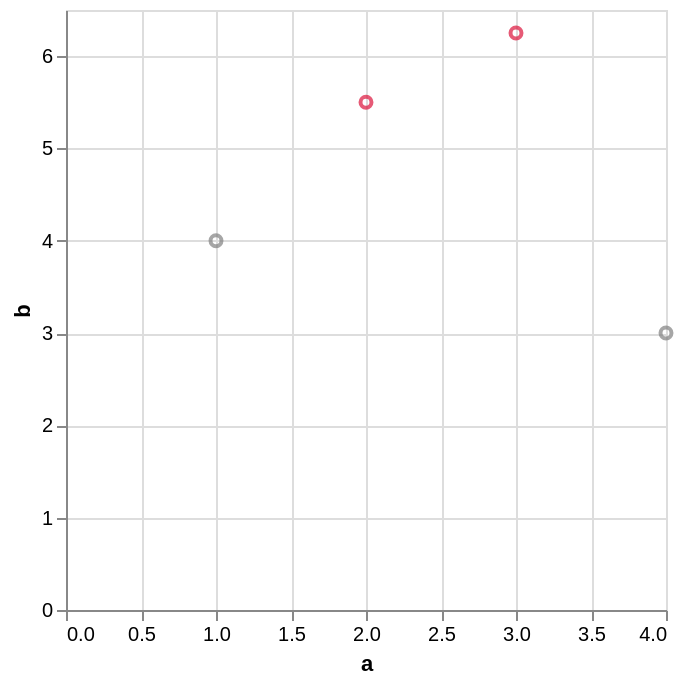

Write the Vega-Lite specification saved for this chart.
### Vega-Lite specification from a JSON file in a GitHub repository (floating-point values rounded to 4 significant figures)
{"$schema": "https://vega.github.io/schema/vega-lite/v6.4.1.json", "config": {"view": {"continuousHeight": 300, "continuousWidth": 300}}, "data": {"name": "data-aec22b5641fce54c6a1b0f41e0a05405"}, "datasets": {"data-aec22b5641fce54c6a1b0f41e0a05405": [{"a": 1, "b": 4.0, "c": "x", "t": "2026-01-01T00:00:00"}, {"a": 2, "b": 5.5, "c": "y", "t": "2026-01-02T00:00:00"}, {"a": 3, "b": 6.25, "c": "x", "t": "2026-01-03T00:00:00"}, {"a": 4, "b": 3.0, "c": "y", "t": "2026-01-04T00:00:00"}]}, "encoding": {"color": {"condition": {"test": "(datum.b > 5)", "value": "crimson"}, "value": "gray"}, "x": {"field": "a", "type": "quantitative"}, "y": {"field": "b", "type": "quantitative"}}, "mark": {"type": "point"}}
